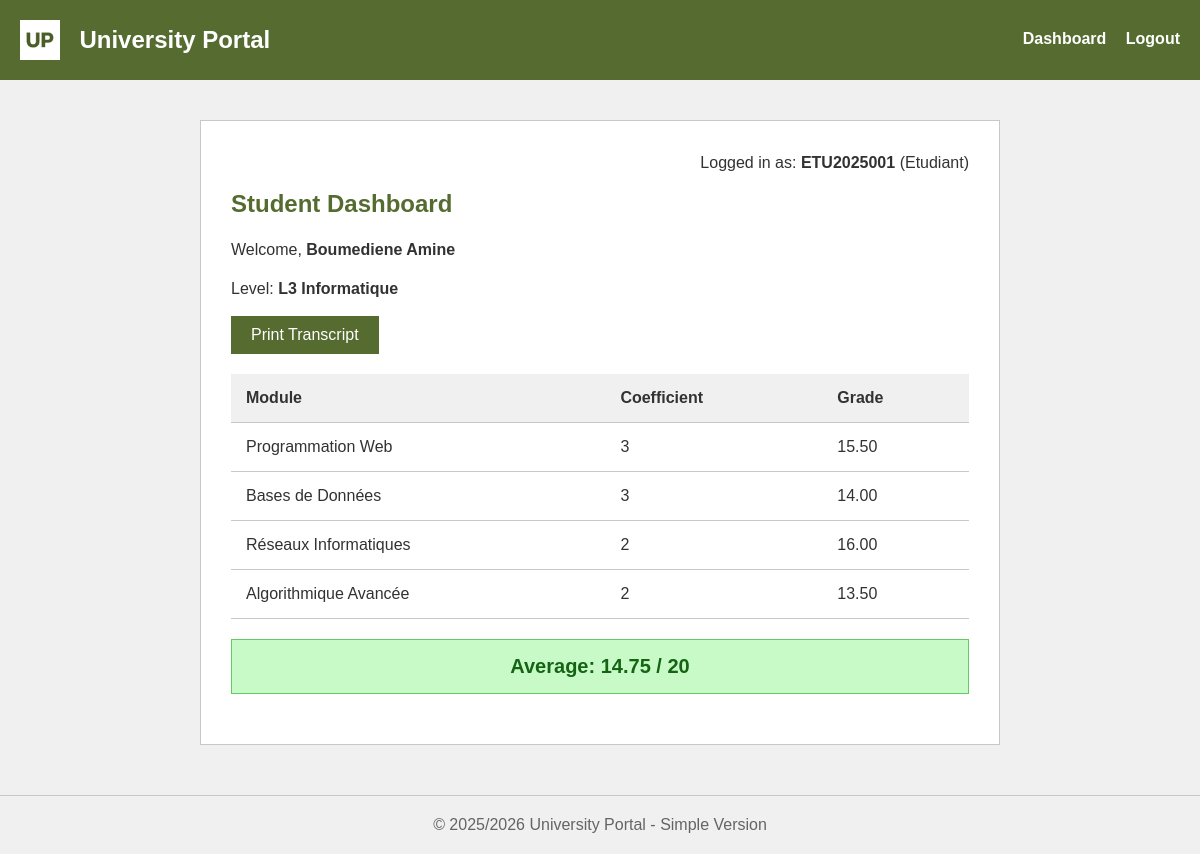
The app's page /dashboard.php (signed in) with its own data.
### tables this page shows
CREATE TABLE etudiants (
    id INT AUTO_INCREMENT PRIMARY KEY,
    matricule VARCHAR(20) NOT NULL UNIQUE,
    nom VARCHAR(100) NOT NULL,
    prenom VARCHAR(100) NOT NULL,
    date_naissance DATE NOT NULL,
    email VARCHAR(150) NOT NULL,
    niveau VARCHAR(50) NOT NULL,
    created_at TIMESTAMP DEFAULT CURRENT_TIMESTAMP
);

CREATE TABLE notes (
    id INT AUTO_INCREMENT PRIMARY KEY,
    id_etudiant INT NOT NULL,
    id_module INT NOT NULL,
    note DECIMAL(5,2) NOT NULL CHECK (note >= 0 AND note <= 20),
    date_saisie DATETIME DEFAULT CURRENT_TIMESTAMP,
    FOREIGN KEY (id_etudiant) REFERENCES etudiants(id) ON DELETE CASCADE,
    FOREIGN KEY (id_module) REFERENCES modules(id) ON DELETE CASCADE,
    UNIQUE KEY unique_note (id_etudiant, id_module)
);

CREATE TABLE modules (
    id INT AUTO_INCREMENT PRIMARY KEY,
    code_module VARCHAR(20) NOT NULL UNIQUE,
    intitule VARCHAR(200) NOT NULL,
    coefficient INT NOT NULL DEFAULT 1,
    id_enseignant INT NOT NULL,
    created_at TIMESTAMP DEFAULT CURRENT_TIMESTAMP,
    FOREIGN KEY (id_enseignant) REFERENCES enseignants(id) ON DELETE CASCADE
);

### dashboard.php (the view, shortened to what this page needs)
<?php
$role = $_SESSION['user_role'];
$username = $_SESSION['username'];
$user_id = $_SESSION['user_id'];
try {
    $db = new PDO('mysql:host=localhost;dbname=gestion_scolarite;charset=utf8mb4', 'root', '');
    $db->setAttribute(PDO::ATTR_ERRMODE, PDO::ERRMODE_EXCEPTION);
} catch (PDOException $e) {
    die("Database connection failed.");
}
?>
<!DOCTYPE html>
<html lang="fr">
<head>
    <link rel="stylesheet" href="style.css">
</head>
<body>
<div class="header clearfix">
    <img src="logo.png" alt="Logo">
    <h1>University Portal</h1>
    <div class="header-links">
        <a href="dashboard.php">Dashboard</a>
        <a href="index.php?logout=1">Logout</a>
    </div>
</div>
<div class="container clearfix">
    <p style="text-align: right;">Logged in as: <strong><?php echo htmlspecialchars($username); ?></strong> (<?php echo htmlspecialchars($role); ?>)</p>
    <?php if ($role === 'Admin'): ?>
        <h2>Admin Dashboard</h2>
        <h3>Add New Student</h3>
        <form method="POST" action="dashboard.php">
            <input type="hidden" name="action" value="add_student">
            <label>Username (Login):</label>
            <input type="text" name="username" required>
            <label>Last Name:</label>
            <input type="text" name="nom" required>
            <label>First Name:</label>
            <input type="text" name="prenom" required>
            <label>Level:</label>
            <select name="niveau">
                <option value="L1 Informatique">L1 Informatique</option>
                <option value="L2 Informatique">L2 Informatique</option>
                <option value="L3 Informatique">L3 Informatique</option>
            </select>
            <button type="submit" class="btn">Add Student</button>
        </form>
        <h3 style="margin-top:40px;">Student List</h3>
        <table>
            <tr>
                <th>ID</th>
                <th>Username</th>
                <th>Last Name</th>
                <th>First Name</th>
                <th>Level</th>
                <th>Actions</th>
            </tr>
            <?php
            $students = $db->query("
                SELECT u.id as uid, e.id as eid, u.username, e.nom, e.prenom, e.niveau
                FROM utilisateurs u
                JOIN etudiants e ON u.id_ref = e.id
                WHERE u.role = 'Etudiant'
                ORDER BY e.id DESC
            ")->fetchAll(PDO::FETCH_ASSOC);
            foreach ($students as $s): ?>
                <tr>
                    <td><?php echo $s['eid']; ?></td>
                    <td><?php echo htmlspecialchars($s['username']); ?></td>
                    <td><?php echo htmlspecialchars($s['nom']); ?></td>
                    <td><?php echo htmlspecialchars($s['prenom']); ?></td>
                    <td><?php echo htmlspecialchars($s['niveau']); ?></td>
                    <td>
                        <a href="dashboard.php?delete_student=<?php echo $s['eid']; ?>" class="btn btn-danger" onclick="return confirm('Delete this student?');">Delete</a>
                    </td>
                </tr>
            <?php endforeach; ?>
        </table>
    <?php elseif ($role === 'Etudiant'): ?>
        <h2>Student Dashboard</h2>
        <?php
        $etu_id = $db->query("SELECT id_ref FROM utilisateurs WHERE id = $user_id")->fetchColumn();
        $student_info = $db->query("SELECT * FROM etudiants WHERE id = $etu_id")->fetch(PDO::FETCH_ASSOC);
        ?>
        <p>Welcome, <strong><?php echo htmlspecialchars($student_info['nom'] . ' ' . $student_info['prenom']); ?></strong></p>
        <p>Level: <strong><?php echo htmlspecialchars($student_info['niveau']); ?></strong></p>
        <div style="margin-bottom: 20px;">
            <a href="transcript.php" class="btn" target="_blank">Print Transcript</a>
        </div>
        <table>
            <tr>
                <th>Module</th>
                <th>Coefficient</th>
                <th>Grade</th>
            </tr>
            <?php
            $stmt = $db->prepare("
                SELECT m.intitule as nom_module, m.coefficient, n.note
                FROM modules m
                LEFT JOIN notes n ON m.id = n.id_module AND n.id_etudiant = ?
            ");
            $stmt->execute([$etu_id]);
            $results = $stmt->fetchAll(PDO::FETCH_ASSOC);
            $total_points = 0;
            $total_coeffs = 0;
            foreach ($results as $r):
                if ($r['note'] !== null) {
                    $total_points += $r['note'] * $r['coefficient'];
                    $total_coeffs += $r['coefficient'];
                }
            ?>
            <tr>
                <td><?php echo htmlspecialchars($r['nom_module']); ?></td>
                <td><?php echo $r['coefficient']; ?></td>
                <td><?php echo ($r['note'] !== null) ? $r['note'] : 'N/A'; ?></td>
            </tr>
            <?php endforeach; ?>
        </table>
        <?php if ($total_coeffs > 0): ?>
            <?php $avg = $total_points / $total_coeffs; ?>
            <div class="alert" style="text-align: center; font-size: 20px; font-weight: bold;">
                Average: <?php echo number_format($avg, 2); ?> / 20
            </div>
        <?php endif; ?>
    <?php endif; ?>
</div>
<div class="footer">
    © 2025/2026 University Portal - Simple Version
</div>
</body>
</html>

### style.css (style rules this page uses)
* { margin: 0px; padding: 0px; box-sizing: border-box; }
body { font-family: Arial, sans-serif; background-color: rgb(240, 240, 240); color: rgb(50, 50, 50); }
a { color: rgb(85, 107, 47); text-decoration: none; }
.header { background-color: rgb(85, 107, 47); color: rgb(255, 255, 255); padding: 20px; }
.header img { height: 40px; vertical-align: middle; margin-right: 15px; }
.header h1 { display: inline-block; font-size: 24px; vertical-align: middle; color: rgb(255, 255, 255); }
.header-links { float: right; margin-top: 10px; }
.header-links a { color: rgb(255, 255, 255); margin-left: 15px; font-weight: bold; text-decoration: none; }
.clearfix::after { content: ""; clear: both; display: table; }
.container { width: 800px; margin: 40px auto; background-color: rgb(255, 255, 255); padding: 30px; border: 1px solid rgb(200, 200, 200); }
h2 { margin-bottom: 20px; color: rgb(85, 107, 47); }
p { margin-bottom: 15px; line-height: 24px; }
.btn { background-color: rgb(85, 107, 47); color: rgb(255, 255, 255); padding: 10px 20px; border: none; cursor: pointer; font-size: 16px; text-decoration: none; display: inline-block; }
table { width: 100%; border-collapse: collapse; margin-top: 20px; margin-bottom: 20px; }
th, td { padding: 15px; text-align: left; border-bottom: 1px solid rgb(200, 200, 200); }
th { background-color: rgb(240, 240, 240); color: rgb(50, 50, 50); }
.alert { padding: 15px; background-color: rgb(200, 250, 200); border: 1px solid rgb(100, 200, 100); color: rgb(20, 100, 20); margin-bottom: 20px; }
.footer { text-align: center; margin-top: 50px; padding: 20px; color: rgb(100, 100, 100); border-top: 1px solid rgb(200, 200, 200); }

### records on screen
etudiants: nom+prenom "Boumediene Amine", niveau "L3 Informatique"
notes: id_module.intitule "Programmation Web", id_module.coefficient "3", note "15.50"
notes: id_module.intitule "Bases de Données", id_module.coefficient "3", note "14.00"
notes: id_module.intitule "Réseaux Informatiques", id_module.coefficient "2", note "16.00"
notes: id_module.intitule "Algorithmique Avancée", id_module.coefficient "2", note "13.50"

### other values on screen
$username "ETU2025001"
$role "Etudiant"
$avg "14.75"
